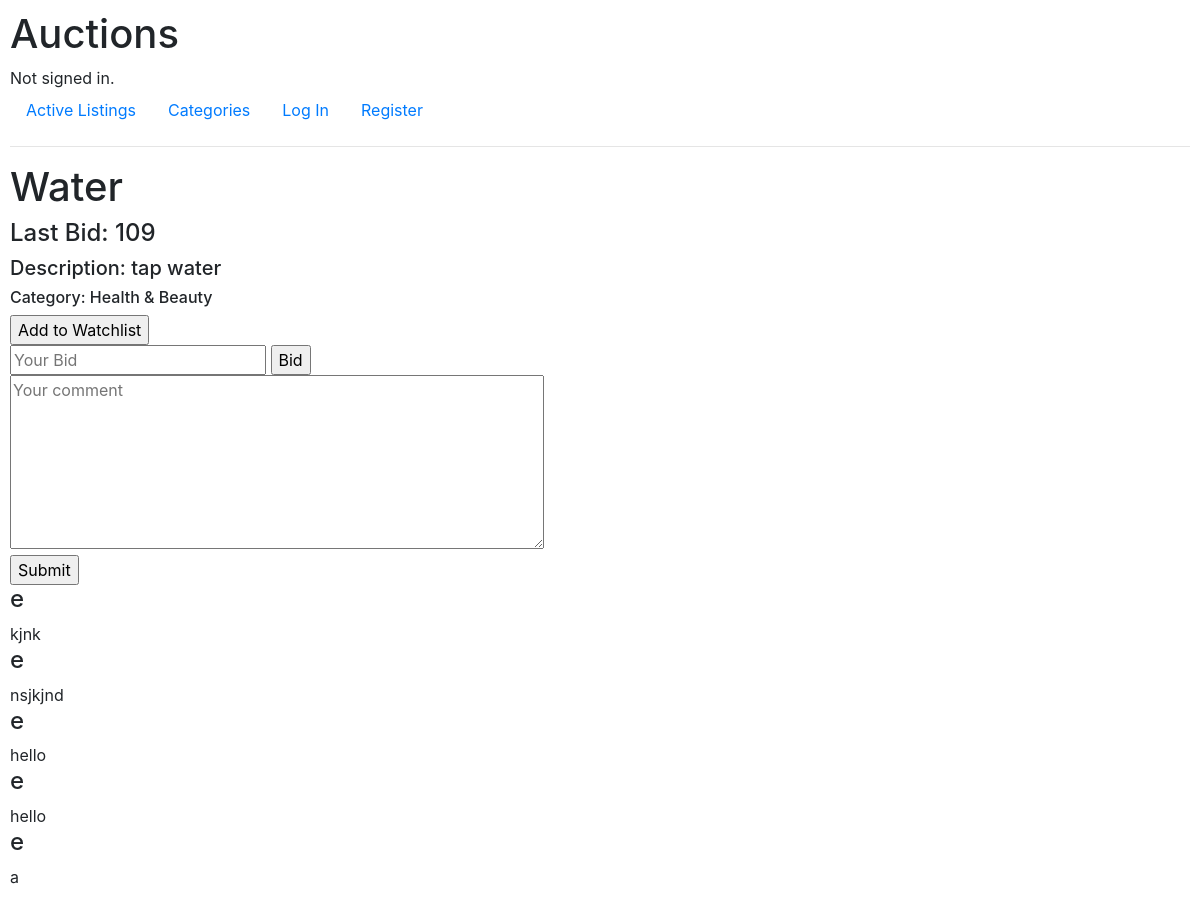
Page //28 on the committed database.
### auctions/models.py (models this page shows)
class AuctionListings(models.Model):
    title = models.CharField(max_length=70)
    description = models.CharField(max_length=200)
    price = models.IntegerField()
    owner = models.ForeignKey(User, on_delete=models.RESTRICT, null=True, related_name="owner")
    image = models.URLField(blank=True)
    category = models.CharField(max_length=50)
    last_bid = models.IntegerField(blank=True, default=None, null=True)
    bidder = models.ForeignKey(User, on_delete=models.RESTRICT, null=True)
    status = models.BooleanField(default=True)

class Comments(models.Model):
    user = models.ForeignKey(User, on_delete=models.RESTRICT, null=False, default=None)
    comment = models.CharField(max_length=1000)
    listing = models.ForeignKey(AuctionListings, on_delete=models.CASCADE)

class User(AbstractUser):
    pass

### auctions/views.py (the view)
# urls.py: path("/<int:list_id>", views.listing, name="listing"),
def listing(request, list_id):
    l = AuctionListings.objects.get(pk=list_id)
    return render(request, "auctions/listing.html", {
        "l": l,
        "comments": Comments.objects.all()
    })

### auctions/templates/auctions/listing.html (shortened to what this page needs)
{% extends "auctions/layout.html" %}
{% block body %}
    <h1>{{ l.title }}</h1>
    {% if l.last_bid is None %}
        <h4>Price: {{ l.price }}</h4>
    {% else %}
        <h4>Last Bid: {{ l.last_bid }}</h4>
    {% endif %}
    <h5>Description: {{ l.description }}</h5>
    <h6>Category: {{ l.category }}</h6>
    {% if l.status == True %}
        <form action="{% url 'watchlist' %}" method="post">
            <input type="submit" value="Add to Watchlist">
        </form>
        {% if l.owner.id == request.user.id %}
            <form action="{% url 'close' %}">
                {% csrf_token %}
                <input type="hidden" value="{{ l.id }}" name="listing">
                <input type="submit" value="Close the Auction">
            </form>
        {% else %}
            <form action="{% url 'bid' %}">
                <input type="number" placeholder="Your Bid" name="bid">
                <input type="submit" value="Bid">
            </form>
        {% endif %}
    {% else %}
        {% if request.user.id == l.bidder.id %}
            <h2>You've won the auction!</h2>
        {% endif %}
    {% endif %}
    <form action="{% url 'comment' %}" method="post">
        <div>
            <textarea placeholder="Your comment" name="comment" maxlength="1000" cols="50" rows="7"></textarea>
        </div>
        <input type="submit" value="Submit">
    </form>
    {% for comment in comments %}
        {% if comment.listing.id == l.id %}
            <h4>{{ comment.user }}</h4>
            <dev>{{ comment.comment }}</dev>
        {% endif %}
    {% endfor %}
{% endblock %}

### auctions/static/auctions/styles.css (style rules this page uses)
body { padding: 10px; }

### rows in the picture
AuctionListings: title "Water", last_bid "109", description "tap water", category "Health & Beauty"
Comments: user "e", comment "kjnk"
Comments: user "e", comment "nsjkjnd"
Comments: user "e", comment "hello"
Comments: user "e", comment "hello"
Comments: user "e", comment "a"
